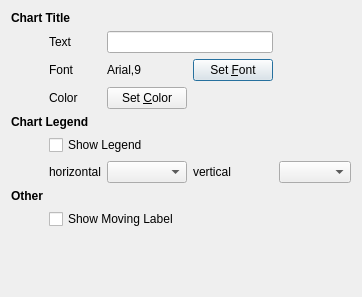
<?xml version="1.0" encoding="UTF-8"?>
<ui version="4.0">
 <class>axisGeneral</class>
 <widget class="QDialog" name="axisGeneral">
  <property name="geometry">
   <rect>
    <x>0</x>
    <y>0</y>
    <width>358</width>
    <height>297</height>
   </rect>
  </property>
  <property name="windowTitle">
   <string>GeneralSetting</string>
  </property>
  <layout class="QVBoxLayout" name="verticalLayout">
   <item>
    <layout class="QGridLayout" name="gridLayout">
     <item row="0" column="0" colspan="3">
      <widget class="QLabel" name="labelTitle">
       <property name="font">
        <font>
         <weight>75</weight>
         <bold>true</bold>
        </font>
       </property>
       <property name="text">
        <string>Chart Title</string>
       </property>
      </widget>
     </item>
     <item row="1" column="1">
      <widget class="QLabel" name="label_2">
       <property name="text">
        <string>Text</string>
       </property>
      </widget>
     </item>
     <item row="1" column="2" colspan="2">
      <widget class="QLineEdit" name="TextEdit"/>
     </item>
     <item row="2" column="1">
      <widget class="QLabel" name="label_3">
       <property name="text">
        <string>Font</string>
       </property>
      </widget>
     </item>
     <item row="2" column="2">
      <widget class="QLabel" name="labelFont">
       <property name="text">
        <string>Arial,9</string>
       </property>
      </widget>
     </item>
     <item row="2" column="3">
      <widget class="QPushButton" name="btnfont">
       <property name="text">
        <string>Set &amp;Font</string>
       </property>
      </widget>
     </item>
     <item row="3" column="1">
      <widget class="QLabel" name="label_5">
       <property name="text">
        <string>Color</string>
       </property>
      </widget>
     </item>
     <item row="3" column="2">
      <widget class="QPushButton" name="btnColor">
       <property name="text">
        <string>Set &amp;Color</string>
       </property>
      </widget>
     </item>
     <item row="4" column="0" colspan="2">
      <widget class="QLabel" name="labellegend">
       <property name="font">
        <font>
         <weight>75</weight>
         <bold>true</bold>
        </font>
       </property>
       <property name="text">
        <string>Chart Legend</string>
       </property>
      </widget>
     </item>
     <item row="5" column="1" colspan="2">
      <widget class="QCheckBox" name="checkBoxLegend">
       <property name="text">
        <string>Show Legend</string>
       </property>
       <property name="tristate">
        <bool>false</bool>
       </property>
      </widget>
     </item>
     <item row="6" column="1">
      <widget class="QLabel" name="label_7">
       <property name="text">
        <string>horizontal</string>
       </property>
      </widget>
     </item>
     <item row="6" column="2">
      <widget class="QComboBox" name="cmbLocationH"/>
     </item>
     <item row="6" column="3">
      <widget class="QLabel" name="label_4">
       <property name="text">
        <string>vertical</string>
       </property>
      </widget>
     </item>
     <item row="6" column="4">
      <widget class="QComboBox" name="cmbLocationV"/>
     </item>
     <item row="7" column="0">
      <widget class="QLabel" name="labelOther">
       <property name="font">
        <font>
         <weight>75</weight>
         <bold>true</bold>
        </font>
       </property>
       <property name="text">
        <string>Other</string>
       </property>
      </widget>
     </item>
     <item row="8" column="1" colspan="2">
      <widget class="QCheckBox" name="checkBoxMovtion">
       <property name="text">
        <string>Show Moving Label</string>
       </property>
       <property name="tristate">
        <bool>false</bool>
       </property>
      </widget>
     </item>
    </layout>
   </item>
   <item>
    <spacer name="verticalSpacer">
     <property name="orientation">
      <enum>Qt::Vertical</enum>
     </property>
     <property name="sizeHint" stdset="0">
      <size>
       <width>20</width>
       <height>66</height>
      </size>
     </property>
    </spacer>
   </item>
  </layout>
 </widget>
 <resources/>
 <connections/>
</ui>
